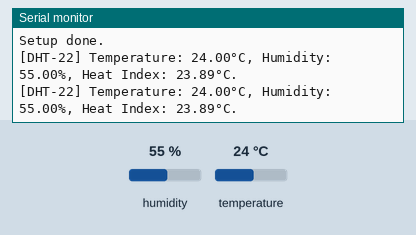
Recording of a sketch running on a simulated Arduino Uno, built with avr-gcc and run on an emulated ATmega328P. Parts: the last lines printed to the serial monitor. Inputs (shaded band) come from the test bench; at power-on: humidity 55 %, temperature 24 °C.

Above: at 2.8 s.
2.9 s: humidity set to 22 %
At 4.5 s:
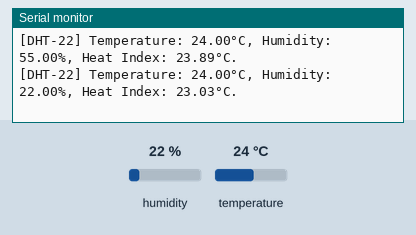
5.6 s: temperature set to 12 °C
At 6.5 s:
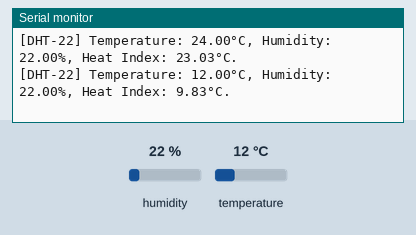
8.3 s: humidity set to 40 %
At 10.5 s:
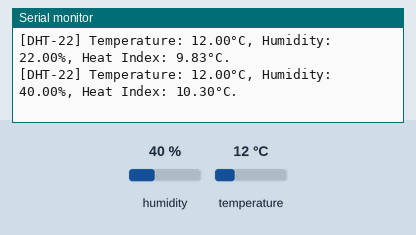
Timing chart, 0 to 12.0 s (numbered marks = the images above; inputs shaded):
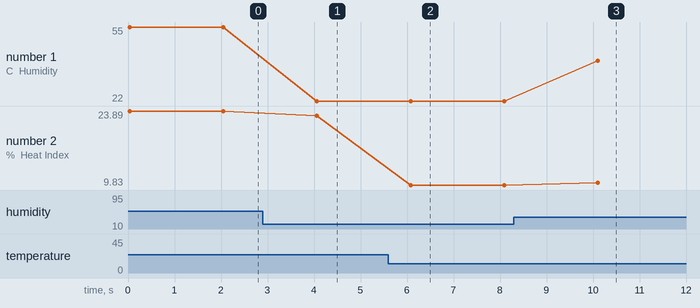

The sketch:

dht22.ino
```cpp
/**
 * Sensor DHT-22 (temperature & humidity).
 */

// Load sensor library.
// Source: https://github.com/adafruit/DHT-sensor-library
#include <DHT.h>


// Configuration.
const int DATA_PIN = 2; // Arduino pin connected to the sensor data pin.
const int DHT_TYPE = DHT22; // Sensor type (cf. DHT library).
const int MEASURE_DELAY = 2000; // Sensor measurement takes place every 2 seconds.


// Measures.
float temperature;
float humidity;


// Initialize sensor.
DHT dht(DATA_PIN, DHT_TYPE);


/**
 * The `setup()` function is called when a sketch starts.
 * Use it to initialize variables, pin modes, start using libraries, etc.
 * It will only run once, after each powerup or reset of the Arduino board.
 */
void setup() {
    // Initialize serial port.
    while (!Serial); // Wait for serial port to connect.
    Serial.begin(9600); // Open serial port and set data rate to 9600 bps.
    Serial.println(F("Serial port ready."));

    // Setup sensor pins.
    dht.begin();

    Serial.println(F("Setup done."));
}


/**
 * The `loop()` function does precisely what its name suggests, and loops
 * consecutively, allowing your program to change and respond.
 * Use it to actively control the Arduino board.
 */
void loop() {
    // Read measures.
    temperature = dht.readTemperature(); // In Celsius.
    humidity = dht.readHumidity(); // In percent.

    // Log measures.
    logMeasures(temperature, humidity);

    // Wait for the next measures to be available.
    delay(MEASURE_DELAY);
}


/**
 * Logs the measures on the serial port.
 *
 * Heat index: https://en.wikipedia.org/wiki/Heat_index
 */
void logMeasures(float temperature, float humidity) {
  Serial.print(F("[DHT-22] Temperature: "));
  safePrintValue(temperature);
  Serial.print(F("°C, Humidity: "));
  safePrintValue(humidity);
  Serial.print(F("%, Heat Index: "));
  safePrintValue(dht.computeHeatIndex(temperature, humidity, false));
  Serial.println(F("°C."));
}


/**
 * Prints the value or a "?" if NaN.
 */
void safePrintValue(float value) {
  if (isnan(value)) {
    Serial.print(F("?"));
  } else {
    Serial.print(value);
  }
}
```

Measured:
- after the input at 2.9 s, the serial monitor: prints a new line after 1.2 s (image 1)
- after the input at 5.6 s, the serial monitor: prints a new line after 0.48 s (image 2)
- after the input at 8.3 s, the serial monitor: prints a new line after 1.8 s (image 3)
- plotted number 1: 55 → 22 after the input at 2.9 s, 22 → 40 after the input at 8.3 s
- plotted number 2: 23.89 → 23.03 after the input at 2.9 s, 23.03 → 9.83 after the input at 5.6 s, 9.83 → 10.3 after the input at 8.3 s
